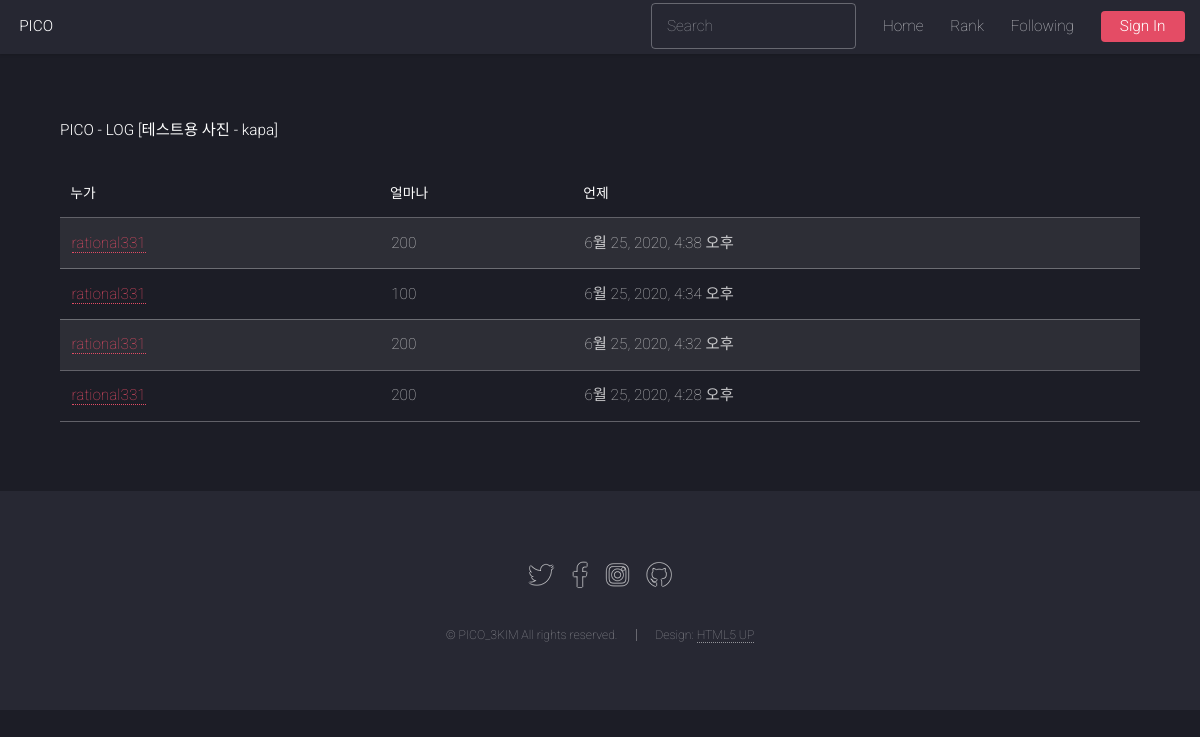
The page /explore/7/log on the database as committed earlier.
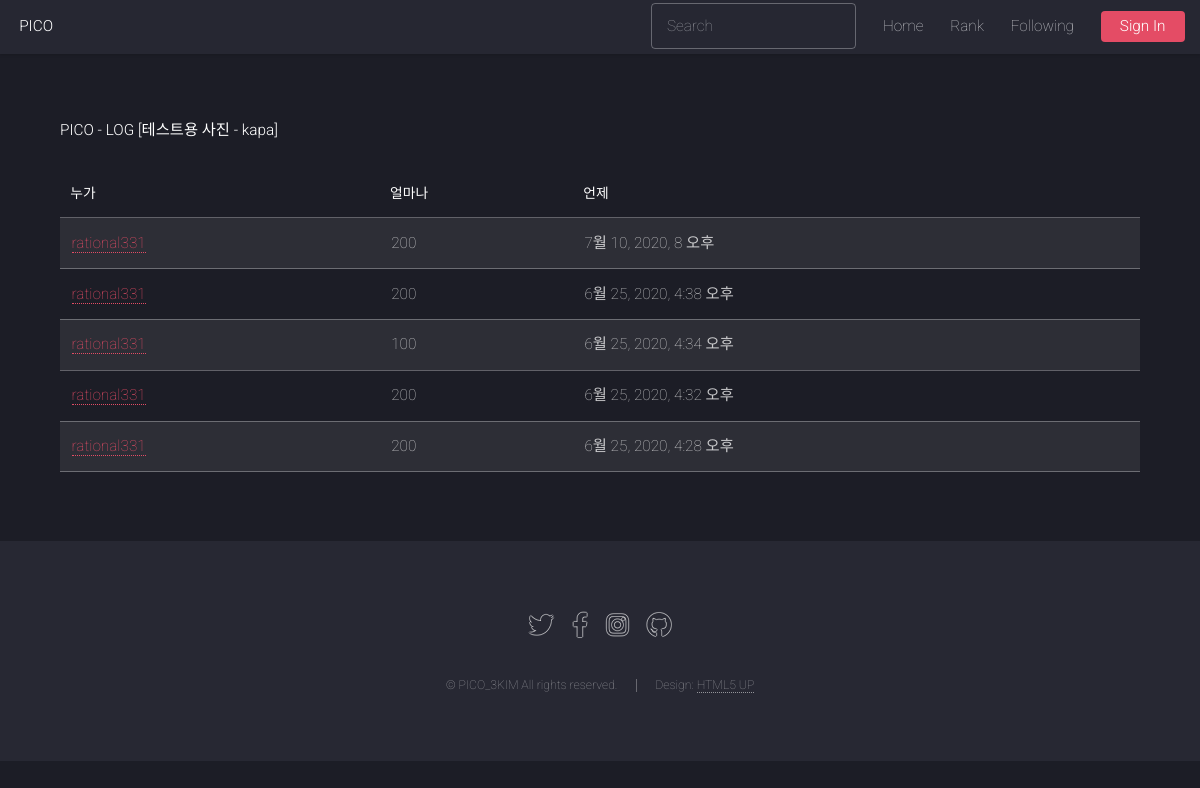
The same page on the database as committed later.
### core/models.py (models this page shows, shortened)
class PhotoicoInfoLog(models.Model):
    photo = models.ForeignKey(Photo, on_delete=models.CASCADE, verbose_name='PHOTO')
    donator = models.ForeignKey(User, on_delete=models.DO_NOTHING, verbose_name='DONATOR', null=True)
    PICOIN = models.PositiveIntegerField(default=0, verbose_name='PICOIN')
    donate_dt = models.DateTimeField('Donation Datetime', auto_now_add=True, null=True)
    class Meta:
        ordering = ('-donate_dt', )

### photo/views.py (the view)
# urls.py: path('<int:pk>/log', views. PhotoPicoLog.as_view(), name='photo_pico_log'),
class PhotoPicoLog(TemplateView):
    template_name = 'photo_donate_list.html'
    def get(self, request, pk):
        photo = None
        try:
            photo = Photo.objects.get(pk=pk)
        except:
            raise Http404()
        logging = PhotoicoInfoLog.objects.filter(photo=photo)
        return render(request, 'photo/photo_donate_list.html', {'object_list': logging, 'photo':photo})

### photo/templates/photo/photo_donate_list.html (shortened to what this page needs)
{% extends "base.html" %}
{% load widget_tweaks %}
{% block content %}
<h1>PICO - LOG [{{ photo.title }} - {{ photo.owner.username }}]</h1>
<br>
<table class="table table-bordered table-condensed table-striped">
    <thead>
        <tr class="table-primary">
            <th>누가</th>
            <th>얼마나</th>
            <th>언제</th>
        </tr>
    </thead>
    <tbody>
        {% for item in object_list %}
        <tr class="table-secondary">
            <td><a href="{% url 'profile' item.donator.username %}">{{ item.donator }}</a></td>
            <td>{{ item.PICOIN }}</td>
            <td>{{ item.donate_dt }}</td>
        </tr>
        {% endfor %}
    </tbody>
</table>
{% endblock %}

Rows that differ between the two databases and show on the page:
added PhotoicoInfoLog: donator "rational331", PICOIN "200", donate_dt "7월 10, 2020, 8 오후"
